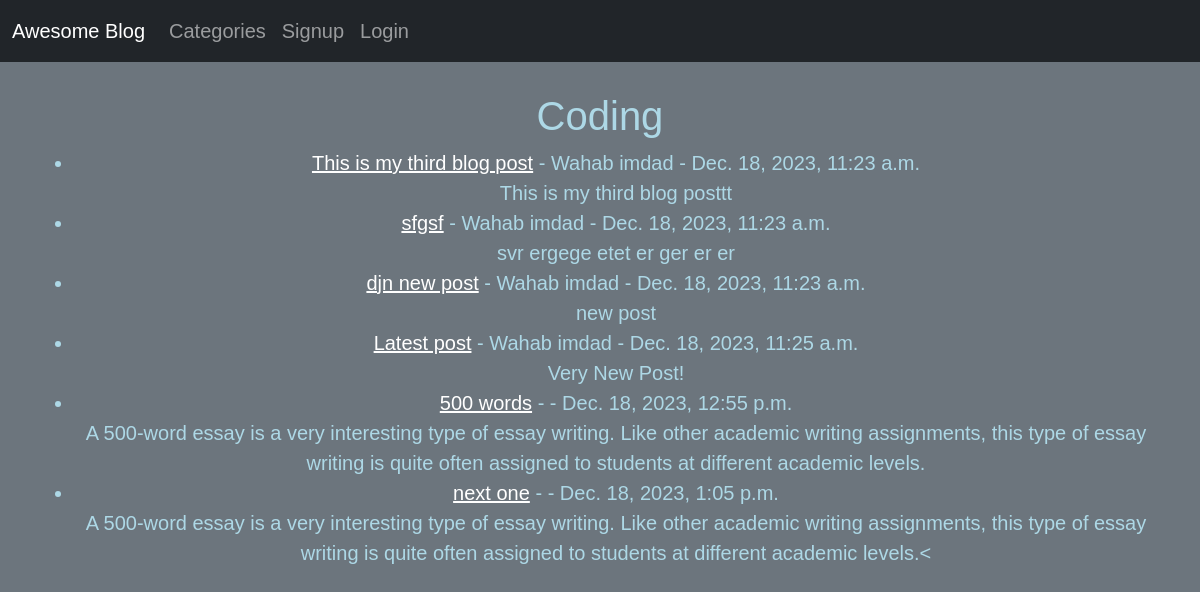
Screenshot of /category/coding with the database file from the repository.
### blogapp/models.py (models this page shows, shortened)
class Post(models.Model):
    title = models.CharField(max_length=255)
    title_tag = models.CharField(max_length=255)
    author = models.ForeignKey(User, on_delete=models.CASCADE)
    body = RichTextField(blank=True,null=True)
    publish_date = models.DateTimeField(auto_now_add=True)
    category = models.CharField(max_length=100)
    description = models.CharField(max_length=255)

### blogapp/views.py (the view)
# urls.py: path('category/<str:cats>',CategoryView,name='category'),
def CategoryView(request,cats):
    category_posts = Post.objects.filter(category=cats.replace('-',' '))
    return render(request,'blogapp/categories.html',{'cats':cats.title().replace('-' , ' '),'category_posts':category_posts})

### blogapp/templates/blogapp/categories.html (shortened to what this page needs)
{% extends "blogapp/base.html" %}
{% block content %}
{% if category_posts %}
        <h1>{{cats}}</h1>
        <ul>
        {% for x in category_posts %}
                <li><a class='text-white' href="{% url 'article' x.pk %}">{{x.title}}</a> - {{x.author.first_name}} {{x.author.last_name}} - {{x.publish_date}}
                    <br>
                {{x.body|slice:":199"|safe}}</li>
    {% endfor %}
    </ul>
{% else %}
<h2>SORRY This Page does not Exists!!</h2>
{% endif %}
{% endblock content %}

### static/css/style.css (style rules this page uses)
body { background-color: black; color: lightblue; text-align: center; font-family: Arial, sans-serif; margin: 0; padding: 0; }

### rows the page displays
Post: title "This is my third blog post", author.first_name "Wahab", author.last_name "imdad", publish_date "Dec. 18, 2023, 11:23 a.m.", body "This is my third blog posttt"
Post: title "sfgsf", author.first_name "Wahab", author.last_name "imdad", publish_date "Dec. 18, 2023, 11:23 a.m.", body "svr ergege etet er ger er er"
Post: title "djn new post", author.first_name "Wahab", author.last_name "imdad", publish_date "Dec. 18, 2023, 11:23 a.m.", body "new post"
Post: title "Latest post", author.first_name "Wahab", author.last_name "imdad", publish_date "Dec. 18, 2023, 11:25 a.m.", body "Very New Post!"
Post: title "500 words", publish_date "Dec. 18, 2023, 12:55 p.m.", body "A 500-word essay is a very interesting type of essay writing. Like other academic writing assignments, this type of essay writing is quite often assigned to students at different academic levels."
Post: title "next one", publish_date "Dec. 18, 2023, 1:05 p.m.", body "A 500-word essay is a very interesting type of essay writing. Like other academic writing assignments, this type of essay writing is quite often assigned to students at different academic levels.<"

### other values shown
{{ cats }} "Coding"
